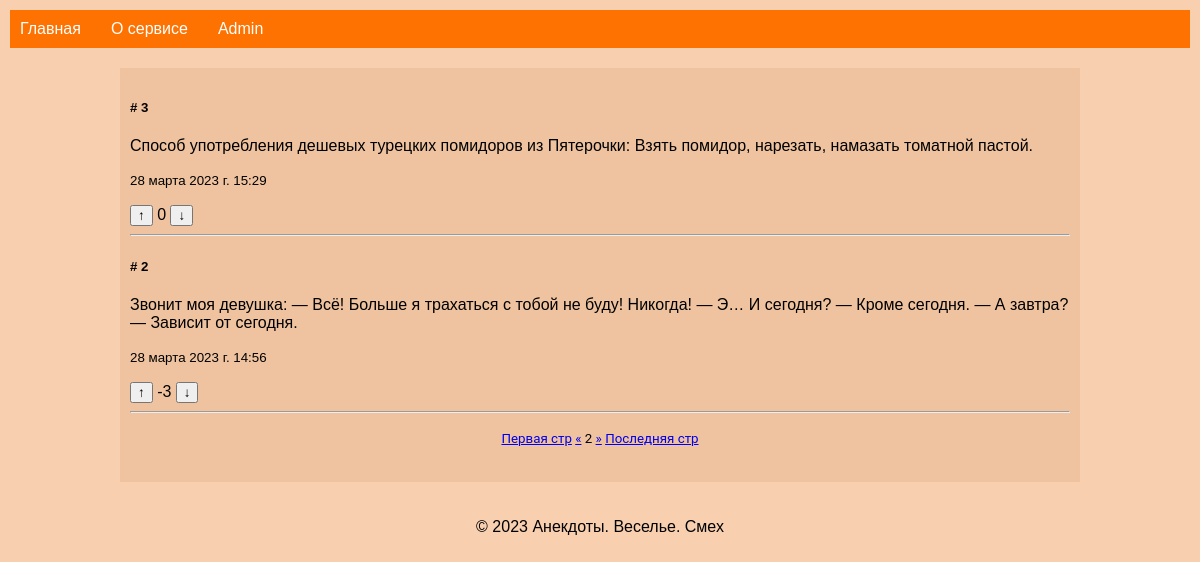
Before: /?page=2 with the older database file.
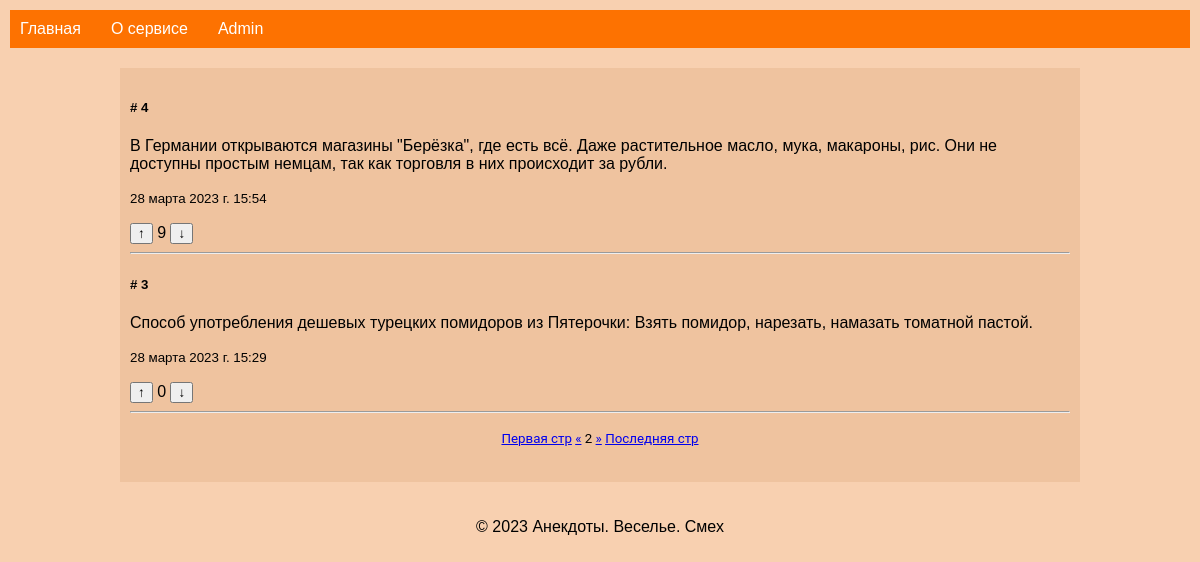
After: the same page with the newer database file.
### Aapp/models.py (models this page shows, shortened)
class Joke(models.Model):
    title = models.CharField(max_length=255, blank=True)
    text = models.TextField()
    pub_date = models.DateTimeField(auto_now_add=True)
    rating = models.IntegerField(default=0)
    class Meta:
        ...
        ordering = ['-id']

### Aapp/views.py (the view)
# urls.py: path('', views.index, name='index'),
def index(request):
    jokes = Joke.objects.all()
    paginator = Paginator(jokes, 2)
    page_number = request.GET.get('page')
    items = paginator.get_page(page_number)
    return render(request, 'index.html', {'jokes': jokes, 'items': items})

### Aapp/templates/index.html (shortened to what this page needs)
{% extends 'base.html' %}
{% block content %}
<div class="container">
{% for joke in items %}
  <div class="card mb-3">
    <div class="card-body">
      <h5 class="card-title"># {{ joke.id }}</h5>
      <p class="card-text">{{ joke.text }}</p>
      <p class="card-text"><small class="text-muted">{{ joke.pub_date }}</small></p>
      <div class="btn-group" role="group">
        <button type="button" class="like-button" data-id="{{ joke.id }}"> &uarr; </button>
          <label id="data_{{ joke.id }}">{{ joke.rating }}</label>
        <button type="button" class="dislike-button" data-id="{{ joke.id }}"> &darr; </button>
      </div>
    </div>
  </div>
    <hr>
{% endfor %}
    <div class="pagination" align="center">
      <span class="step-links">
        {% if items.has_previous %}
          <a href="?page=1">Первая стр</a>
          <a href="?page={{ items.previous_page_number }}">&laquo;</a>
        {% endif %}
        <span class="current-page">
          {{ items.number }}
        </span>
        {% if items.has_next %}
          <a href="?page={{ items.next_page_number }}">&raquo;</a>
          <a href="?page={{ items.paginator.num_pages }}">Последняя стр</a>
        {% endif %}
      </span>
    </div>
</div>
{% endblock content%}

Changed rows visible on the page:
no longer on this page (row edited): Joke: id "2", text "Звонит моя девушка: — Всё! Больше я трахаться с тобой не буду! Никогда! — Э… И сегодня? — Кроме сегодня. — А завтра? — Зависит от сегодня.", pub_date "28 марта 2023 г. 14:56", rating "-3"
now on this page (row edited): Joke: id "4", text "В Германии открываются магазины \"Берёзка\", где есть всё. Даже растительное масло, мука, макароны, рис. Они не доступны простым немцам, так как торговля в них происходит за рубли.", pub_date "28 марта 2023 г. 15:54", rating "9"
